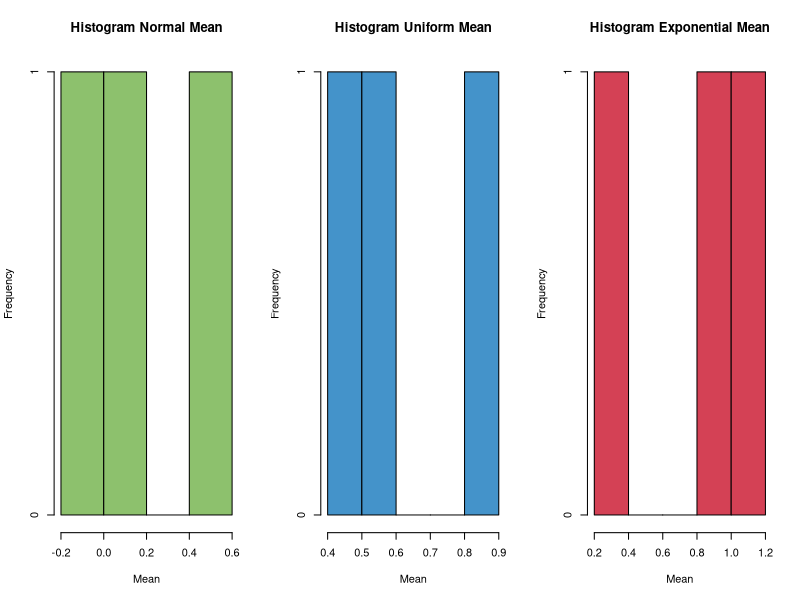
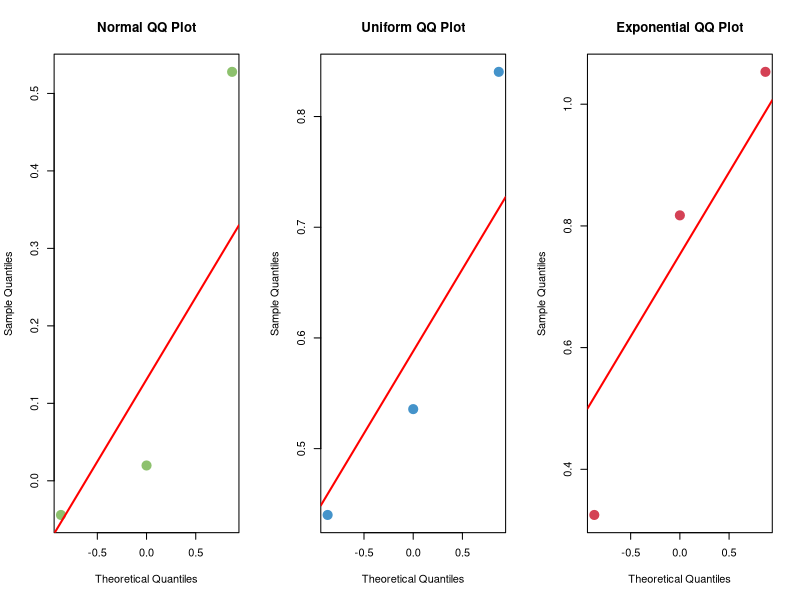

Here is the R script that generated these plots, in order:
## ---- chunk 1
sample_size <- c(2, 5, 25)

norm_samples <- lapply(sample_size, function(n) rnorm(n))

print(norm_samples)
## ---- chunk 2
unif_samples <- lapply(sample_size, function(n) runif(n))

print(unif_samples)
## ---- chunk 3
exp_samples <- lapply(sample_size, function(n) rexp(n))

print(exp_samples)
## ---- chunk 4
# Menghitung rata-rata dari masing-masing sampel
norm_means <- sapply(norm_samples, mean)
unif_means <- sapply(unif_samples, mean)
exp_means <- sapply(exp_samples, mean)
## ---- chunk 5
print(norm_means)
## ---- chunk 6
print(unif_means)
## ---- chunk 7
print(exp_means)
## ---- chunk 8
par(mfrow = c(1, 3))
hist(norm_means, main = "Histogram Normal Mean", 
     xlab = "Mean", ylab = "Frequency", col = "#8DC16D")
hist(unif_means, main = "Histogram Uniform Mean", 
     xlab = "Mean", ylab = "Frequency", col = "#4493CA")
hist(exp_means, main = "Histogram Exponential Mean", 
     xlab = "Mean", ylab = "Frequency", col = "#D44155")
## ---- chunk 9
par(mfrow = c(1, 3))
qqnorm(norm_means, main = "Normal QQ Plot", col = "#8DC16D", lwd = 5,
       xlab = "Theoretical Quantiles", ylab = "Sample Quantiles")
qqline(norm_means, col = "red", lwd=2)

qqnorm(unif_means, main = "Uniform QQ Plot", col = "#4493CA", lwd = 5,
       xlab = "Theoretical Quantiles", ylab = "Sample Quantiles")
qqline(unif_means, col = "red", lwd=2)

qqnorm(exp_means, main = "Exponential QQ Plot", col = "#D44155", lwd = 5,
       xlab = "Theoretical Quantiles", ylab = "Sample Quantiles")
qqline(exp_means, col = "red", lwd=2)
